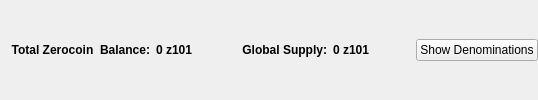
                       <widget class="QFrame" name="balanceSupplyFrame">
                        <layout class="QHBoxLayout" name="horizontalLayout_2" stretch="0,0,0,1,0">
                         <property name="rightMargin">
                          <number>0</number>
                         </property>
                         <item>
                          <layout class="QHBoxLayout" name="horizontalLayout_34">
                           <item>
                            <widget class="QLabel" name="labelzAvailableText_3">
                             <property name="font">
                              <font>
                               <weight>75</weight>
                               <bold>true</bold>
                              </font>
                             </property>
                             <property name="toolTip">
                              <string>Total Balance including unconfirmed and immature z101</string>
                             </property>
                             <property name="text">
                              <string>Total Zerocoin  Balance:</string>
                             </property>
                             <property name="alignment">
                              <set>Qt::AlignRight|Qt::AlignTrailing|Qt::AlignVCenter</set>
                             </property>
                            </widget>
                           </item>
                           <item>
                            <widget class="QLabel" name="labelzAvailableAmount_4">
                             <property name="minimumSize">
                              <size>
                               <width>40</width>
                               <height>0</height>
                              </size>
                             </property>
                             <property name="font">
                              <font>
                               <weight>75</weight>
                               <bold>true</bold>
                              </font>
                             </property>
                             <property name="toolTip">
                              <string>Total Balance including unconfirmed and immature z101</string>
                             </property>
                             <property name="text">
                              <string>0 z101</string>
                             </property>
                             <property name="alignment">
                              <set>Qt::AlignLeading|Qt::AlignLeft|Qt::AlignVCenter</set>
                             </property>
                            </widget>
                           </item>
                          </layout>
                         </item>
                         <item>
                          <spacer name="horizontalSpacer_32">
                           <property name="orientation">
                            <enum>Qt::Horizontal</enum>
                           </property>
                           <property name="sizeHint" stdset="0">
                            <size>
                             <width>40</width>
                             <height>20</height>
                            </size>
                           </property>
                          </spacer>
                         </item>
                         <item>
                          <layout class="QHBoxLayout" name="horizontalLayout_35">
                           <item>
                            <widget class="QLabel" name="labelZsupplyText_2">
                             <property name="font">
                              <font>
                               <weight>75</weight>
                               <bold>true</bold>
                              </font>
                             </property>
                             <property name="text">
                              <string>Global Supply:</string>
                             </property>
                             <property name="alignment">
                              <set>Qt::AlignRight|Qt::AlignTrailing|Qt::AlignVCenter</set>
                             </property>
                            </widget>
                           </item>
                           <item>
                            <widget class="QLabel" name="labelZsupplyAmount_2">
                             <property name="font">
                              <font>
                               <weight>75</weight>
                               <bold>true</bold>
                              </font>
                             </property>
                             <property name="text">
                              <string>0 z101</string>
                             </property>
                            </widget>
                           </item>
                          </layout>
                         </item>
                         <item>
                          <spacer name="horizontalSpacer_31">
                           <property name="orientation">
                            <enum>Qt::Horizontal</enum>
                           </property>
                           <property name="sizeHint" stdset="0">
                            <size>
                             <width>40</width>
                             <height>20</height>
                            </size>
                           </property>
                          </spacer>
                         </item>
                         <item>
                          <widget class="QPushButton" name="pushButtonShowDenoms">
                           <property name="toolTip">
                            <string>Show z101 denominations list</string>
                           </property>
                           <property name="text">
                            <string>Show Denominations</string>
                           </property>
                          </widget>
                         </item>
                        </layout>
                       </widget>
